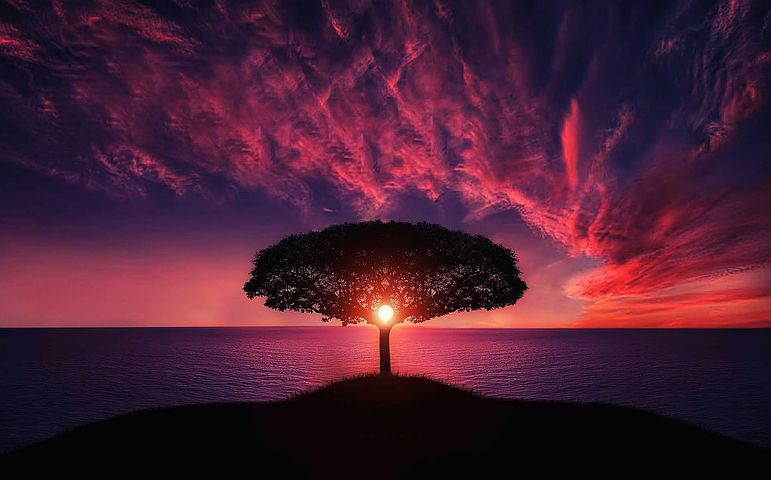
#> input picture opencv/task3/3/1.jpg, 771 x 480 px
$ python tophat,blackhat.py
#> lines starting #> are read from the running program, lines starting #| are printed output that depends on the picture
import cv2
import numpy as np


img1=cv2.imread('1.jpg')
#> img1 is the input picture: shape (480, 771, 3); mean B, G, R 51.3, 30.4, 73.7

kernel = np.ones((15, 15), np.float32) / 225

gray1= cv2.cvtColor(img1, cv2.COLOR_BGR2GRAY)
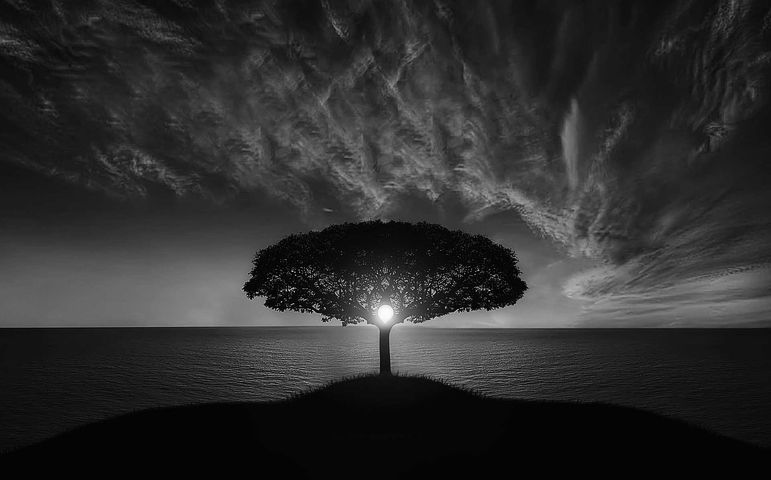
#> gray1: shape (480, 771); min 0, max 254, mean 45.7

tophat_img1 = cv2.morphologyEx(gray1,cv2.MORPH_TOPHAT,kernel)
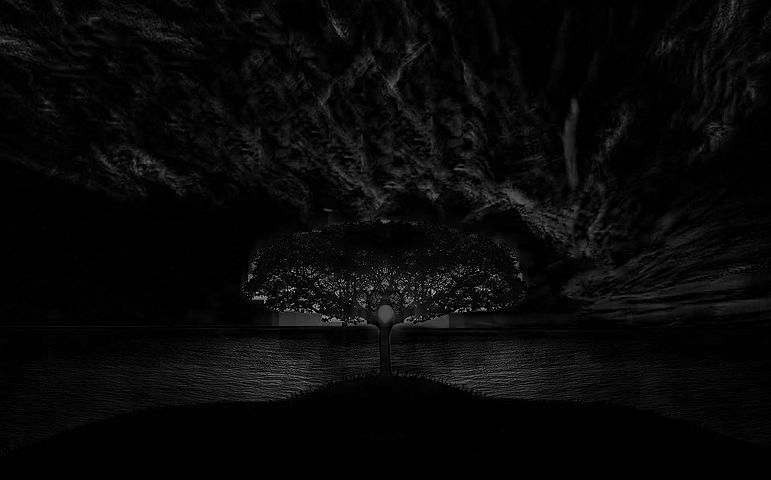
#> tophat_img1: shape (480, 771); min 0, max 214, mean 8.4

blackhat_img1 = cv2.morphologyEx(gray1,cv2.MORPH_BLACKHAT, kernel)
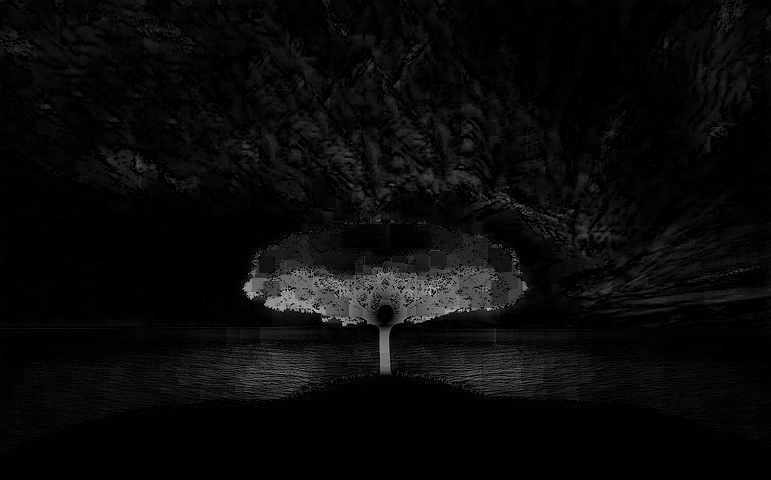
#> blackhat_img1: shape (480, 771); min 0, max 194, mean 9.8

cv2.imshow("original", img1)
cv2.imshow("blackhat", blackhat_img1)
cv2.imshow("tophat", tophat_img1)

cv2.waitKey(0)
cv2.destroyAllWindows()
